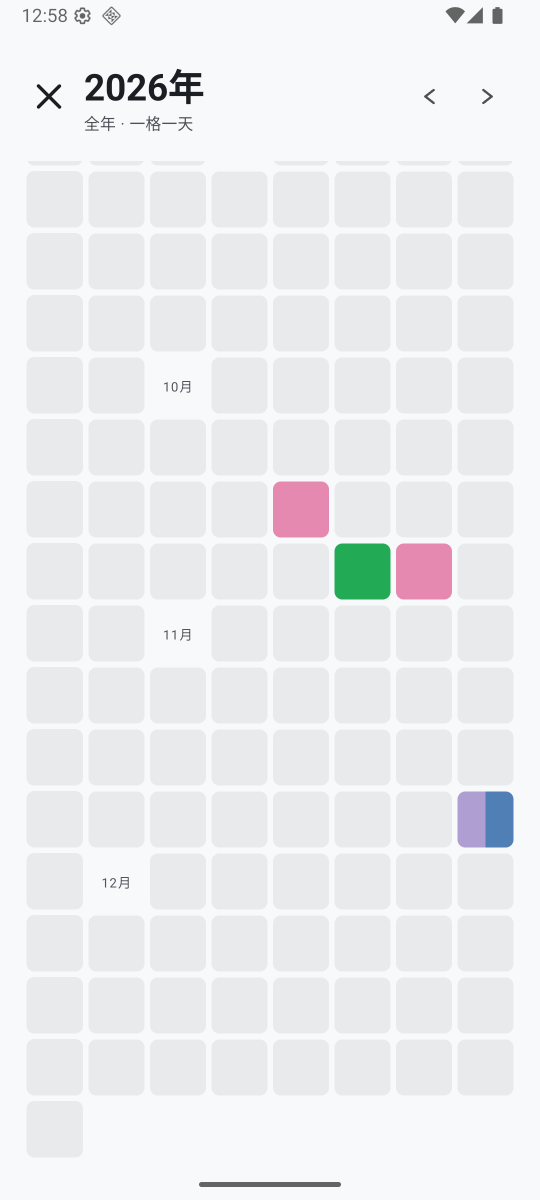
#> input picture docs/screenshots/m10-year-wall.png, 1080 x 2400 px, given in place of m4-lab-shapes.png, which was not available (shown at 1/2 size)
$ python lab_sheet.py
#> lines starting #> are read from the running program, lines starting #| are printed output that depends on the picture
# -*- coding: utf-8 -*-
"""把选中态试验台的两段截图拼成一张对照图，方便在手机上一眼看完。

两张源图分别是"形状一览表头对着屏幕顶部"和"填充一览表头对着屏幕顶部"的截图，
所以各自裁掉顶部空白、再自动裁掉底部的空白，拼起来就是完整的两节。
"""
from pathlib import Path

from PIL import Image, ImageDraw

SHOTS = Path(__file__).resolve().parents[2] / "docs" / "screenshots"

BG = (248, 249, 250)  # MaterialTheme.colorScheme.background
TOP_PAD = 40
BOTTOM_LIMIT = 2300  # 避开底部的手势条（白色药丸在 y≈2360，会把裁剪探针骗过去）
SAMPLE_STEP = 13


def trim_bottom(img: Image.Image, tol: int = 8) -> Image.Image:
    """从下往上找到第一行有内容的像素，把下面整片背景裁掉。"""
    px = img.load()
    w, h = img.size
    for y in range(h - 1, -1, -1):
        for x in range(0, int(w * 0.75), SAMPLE_STEP):
            r, g, b = px[x, y]
            if abs(r - BG[0]) > tol or abs(g - BG[1]) > tol or abs(b - BG[2]) > tol:
                return img.crop((0, 0, w, y + 1))
    return img


def prepare(name: str) -> Image.Image:
#> called with name = 'm4-lab-shapes.png'
    img = Image.open(SHOTS / name).convert("RGB")
    part = img.crop((0, TOP_PAD, img.width, min(BOTTOM_LIMIT, img.height)))
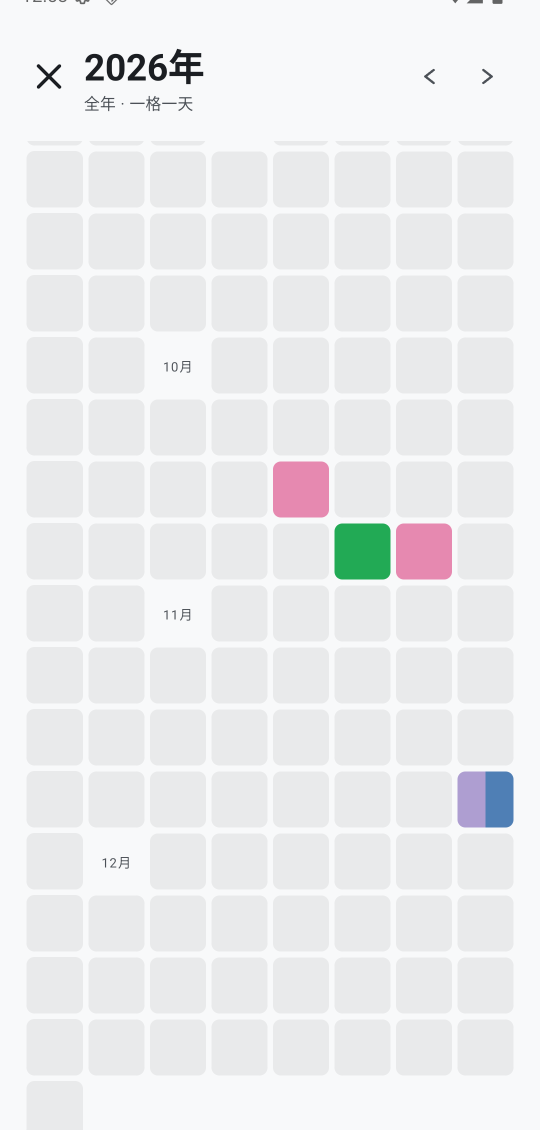
#> part: PIL image 1080x2260 RGB (shown at 1/2 size); mean R, G, B 236.6, 237.4, 238.6
    return trim_bottom(part)


shapes = prepare("m4-lab-shapes.png")
fills = prepare("m4-lab-fills.png")
#> call 2 of prepare, with name = 'm4-lab-fills.png'
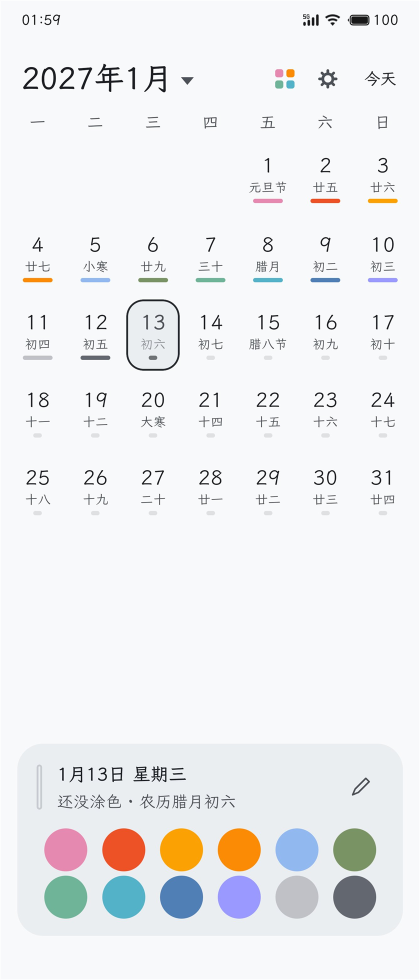
#> input picture docs/screenshots/m11-month.png, 840 x 1960 px, given in place of m4-lab-fills.png, which was not available (shown at 1/2 size)
#> in prepare (call 2), `part = img.crop((0, TOP_PAD, img.width, min(BOTTOM_LIMIT, img.height)))`:
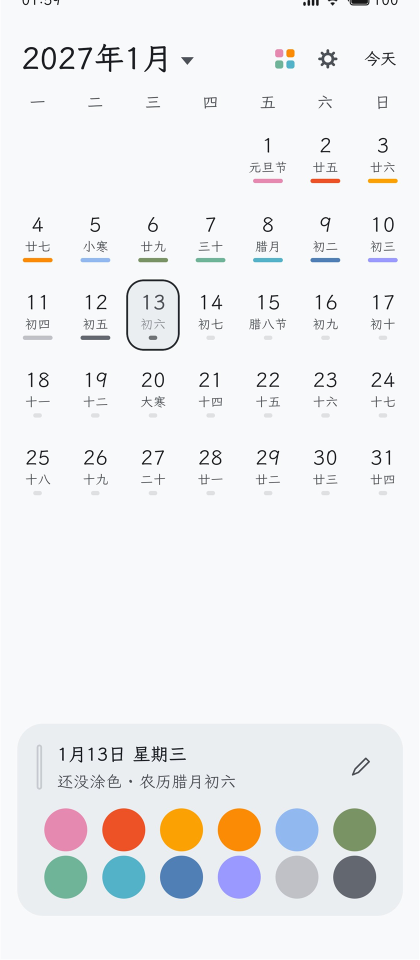
#> part: PIL image 840x1920 RGB (shown at 1/2 size); mean R, G, B 238.6, 239.3, 240.8
#> in prepare (call 2), `return trim_bottom(part)`:
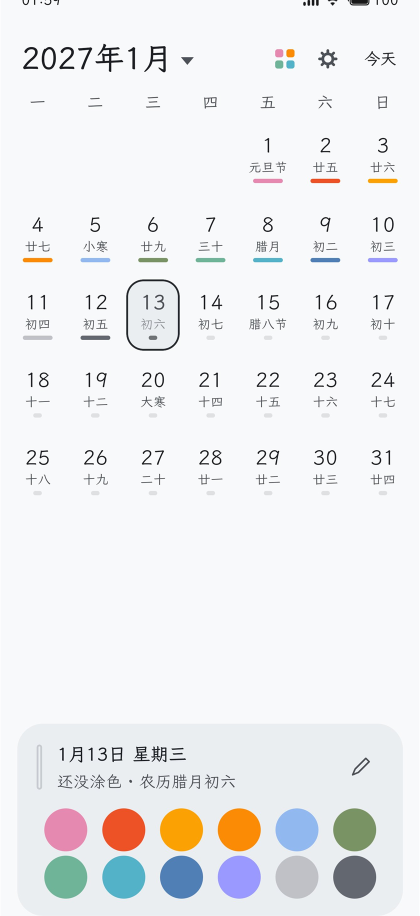
#> returned value: PIL image 840x1832 RGB (shown at 1/2 size); mean R, G, B 238.1, 238.8, 240.3

GAP = 6
sheet = Image.new("RGB", (shapes.width, shapes.height + GAP + fills.height), (190, 190, 190))
#> sheet: PIL image 1080x4098 RGB; every value is 190
sheet.paste(shapes, (0, 0))
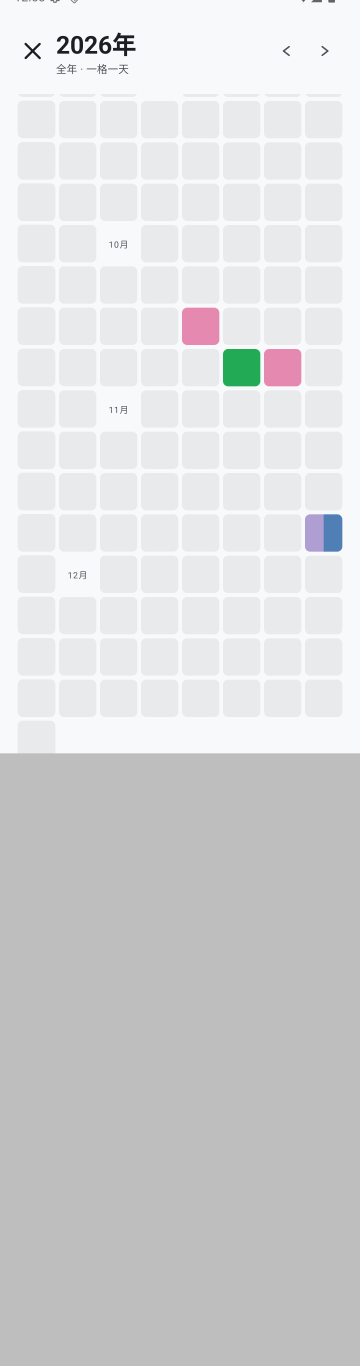
#> sheet: PIL image 1080x4098 RGB (shown at 1/3 size); mean R, G, B 215.7, 216.1, 216.8
sheet.paste(fills, (0, shapes.height + GAP))
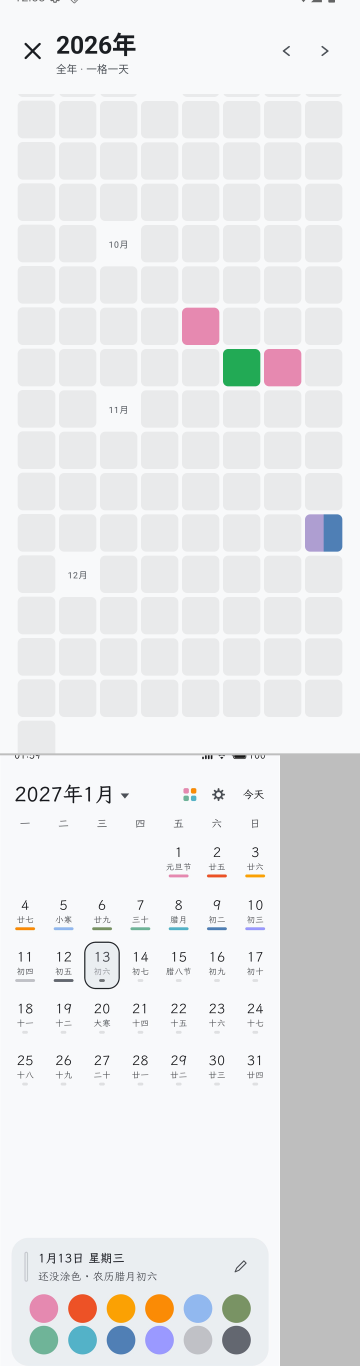
#> sheet: PIL image 1080x4098 RGB (shown at 1/3 size); mean R, G, B 232.4, 233.1, 234.3
ImageDraw.Draw(sheet).line(
    [(0, shapes.height + GAP // 2), (sheet.width, shapes.height + GAP // 2)],
    fill=(120, 120, 120),
    width=2,
)

out = SHOTS / "m4-selection-compare.png"
sheet.save(out)
print(f"{out.name}  {sheet.width}x{sheet.height}  {out.stat().st_size} B")
#| m4-selection-compare.png  1080x4098  384595 B
